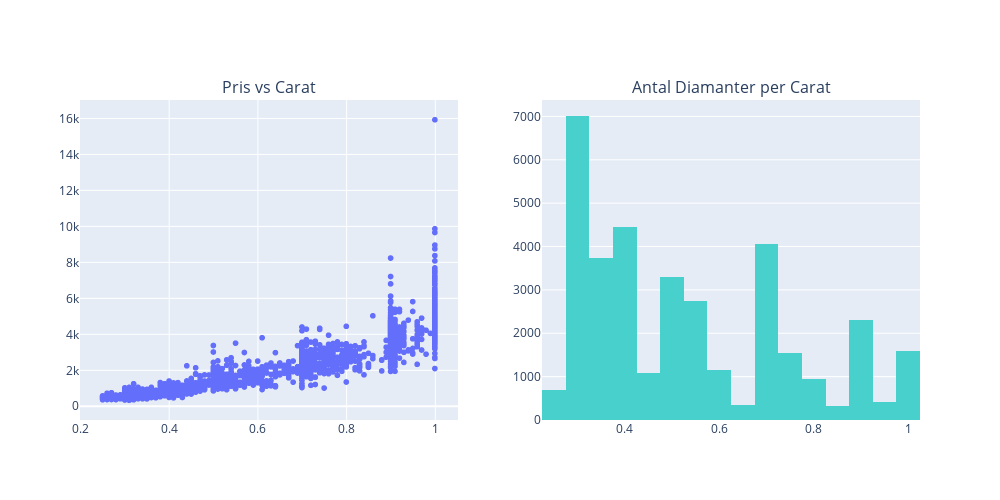

The cell this chart's notebook holds for it:
### Markdown cell above
### Vad vi ser

I de två översiktsdiagrammen framgår det tydligt att majoriteten av diamanterna i datasetet väger under 1 carat. Detta bekräftas i histogrammet till höger, där de flesta observationerna är koncentrerade i de lägre caratintervallen. Distributionen är tydligt snedfördelad åt höger, vilket innebär att större diamanter är ovanligare.

Scatterplotten visar relationen mellan pris och carat. Det finns ett tydligt positivt samband mellan dessa två variabler – priset ökar generellt med ökad vikt. 

Vi kan även se att vid vissa specifika viktgränser, såsom **1.0, 1.5 och 2.0 carat**, tenderar priserna att vara både högre och mer utspridda jämfört med närliggande caratnivåer. 

### Varför detta görs

Syftet med dessa visualiseringar är att snabbt få en **överblick över hur diamanterna i datamängden är fördelade**, samt att identifiera **grundläggande samband och avvikelser**. Detta ger värdefull insikt både för:

- **Analytiker**, som vill skapa modeller för prissättning eller efterfrågeprognoser
- **Beslutsfattare**, som vill förstå vilka typer av diamanter som är vanligast och vilka som driver upp priset

### Nästa steg

I nästa steg ska jag presentera data över stenar med karat som används i smycken med störst volym på den Skandinaviska marknaden.

### Code cell
df_filtered = df[(df['carat'] >= 0.25) & (df['carat'] <=1.0)]

fig3 = px.scatter(df_filtered,
                  x ='carat',
                  y ='price', 
                  title = 'Pris vs Karat (0.25 till 1.00 ct)',
                  color='cut',
                  labels={'carat': "Carat", 'price': "Price"})

fig4 = px.histogram(df_filtered,
                    x='carat',
                    nbins=30,
                    title='Antal diamanter i intervallet 0.25-1.00 ct',
                    labels={'carat': "Carat", 'count': "Antal"},
                    color_discrete_sequence=['mediumturquoise'])

fig_combined = make_subplots(rows=1, cols = 2,
                             subplot_titles=("Pris vs Carat", "Antal Diamanter per Carat"),
                             column_widths=[0.5,0.5])

fig_combined.add_trace(fig3['data'][0],row=1,col=1)
for trace in fig4['data']:
    fig_combined.add_trace(trace, row=1, col=2)

fig_combined.update_layout(height=500, width=1000, showlegend=False)
fig_combined.show()

### Figure 1 — Plotly figure (JSON) as saved in the notebook; plotly's stock layout.template omitted (floating-point values rounded to 4 significant figures; data arrays with more than 128 entries replaced by an {"elided": "..."} marker saying what was removed)
{"data": [{"hovertemplate": "cut=Good<br>Carat=%{x}<br>Price=%{y}<extra></extra>", "legendgroup": "Good", "marker": {"color": "#636efa", "symbol": "circle"}, "mode": "markers", "name": "Good", "showlegend": true, "type": "scattergl", "x": {"elided": "3271 float values"}, "xaxis": "x", "y": {"elided": "3271 float values"}, "yaxis": "y"}, {"bingroup": "x", "hovertemplate": "Carat=%{x}<br>count=%{y}<extra></extra>", "legendgroup": "", "marker": {"color": "mediumturquoise", "pattern": {"shape": ""}}, "name": "", "nbinsx": 30, "orientation": "v", "showlegend": false, "type": "histogram", "x": {"elided": "35720 float values"}, "xaxis": "x2", "yaxis": "y2"}], "layout": {"annotations": [{"font": {"size": 16}, "showarrow": false, "text": "Pris vs Carat", "x": 0.225, "xanchor": "center", "xref": "paper", "y": 1, "yanchor": "bottom", "yref": "paper"}, {"font": {"size": 16}, "showarrow": false, "text": "Antal Diamanter per Carat", "x": 0.775, "xanchor": "center", "xref": "paper", "y": 1, "yanchor": "bottom", "yref": "paper"}], "height": 500, "showlegend": false, "width": 1000, "xaxis": {"anchor": "y", "domain": [0, 0.45]}, "xaxis2": {"anchor": "y2", "domain": [0.55, 1]}, "yaxis": {"anchor": "x", "domain": [0, 1]}, "yaxis2": {"anchor": "x2", "domain": [0, 1]}}}
